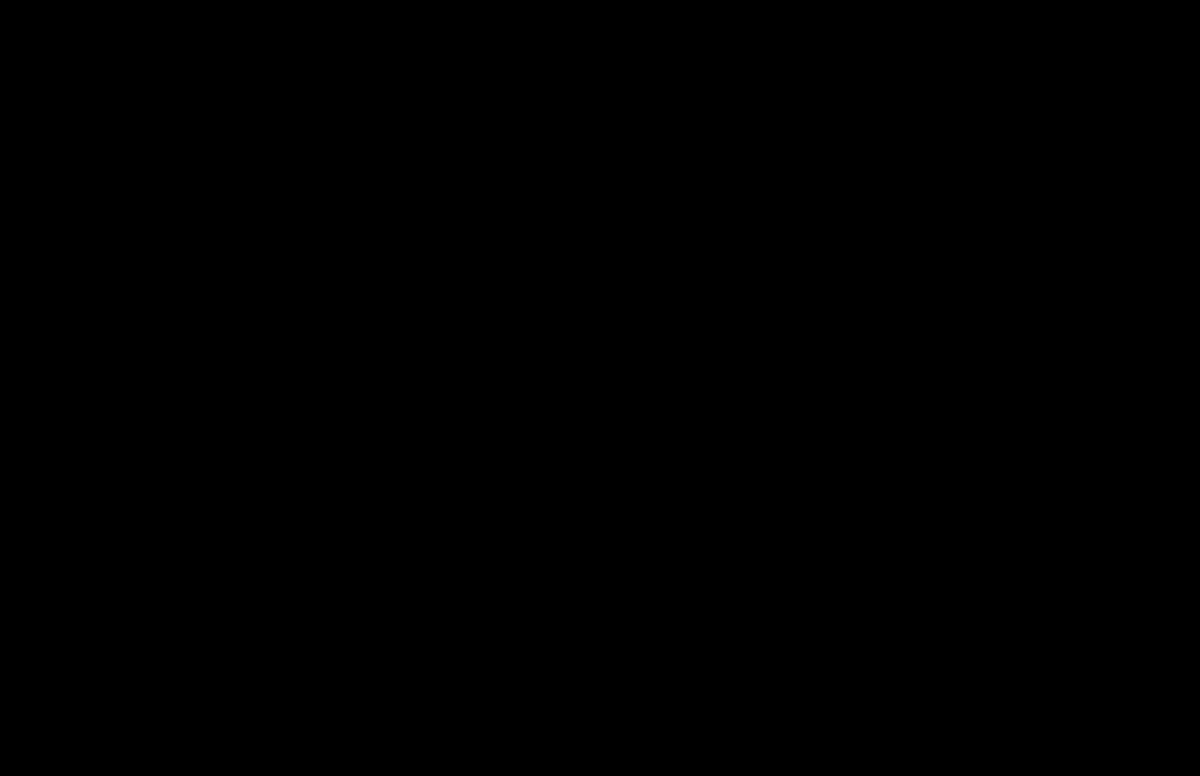
Frame 1 (no input)
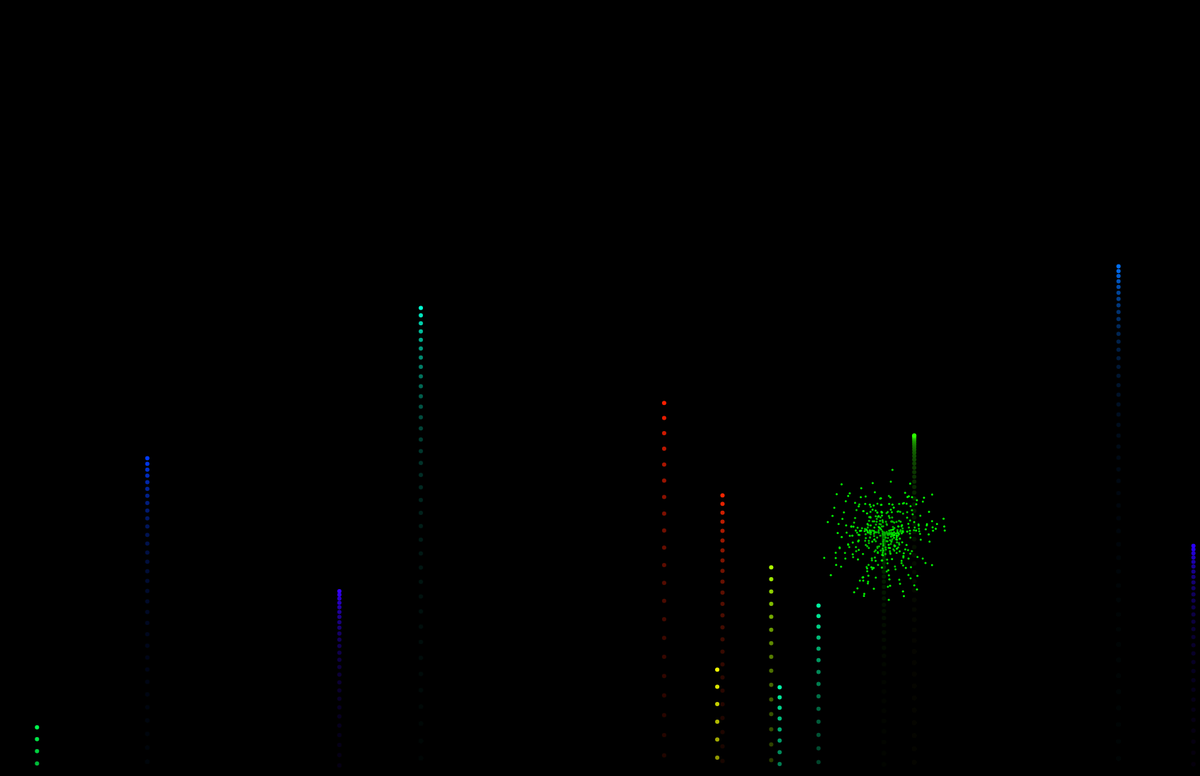
Frame 60 (no input)
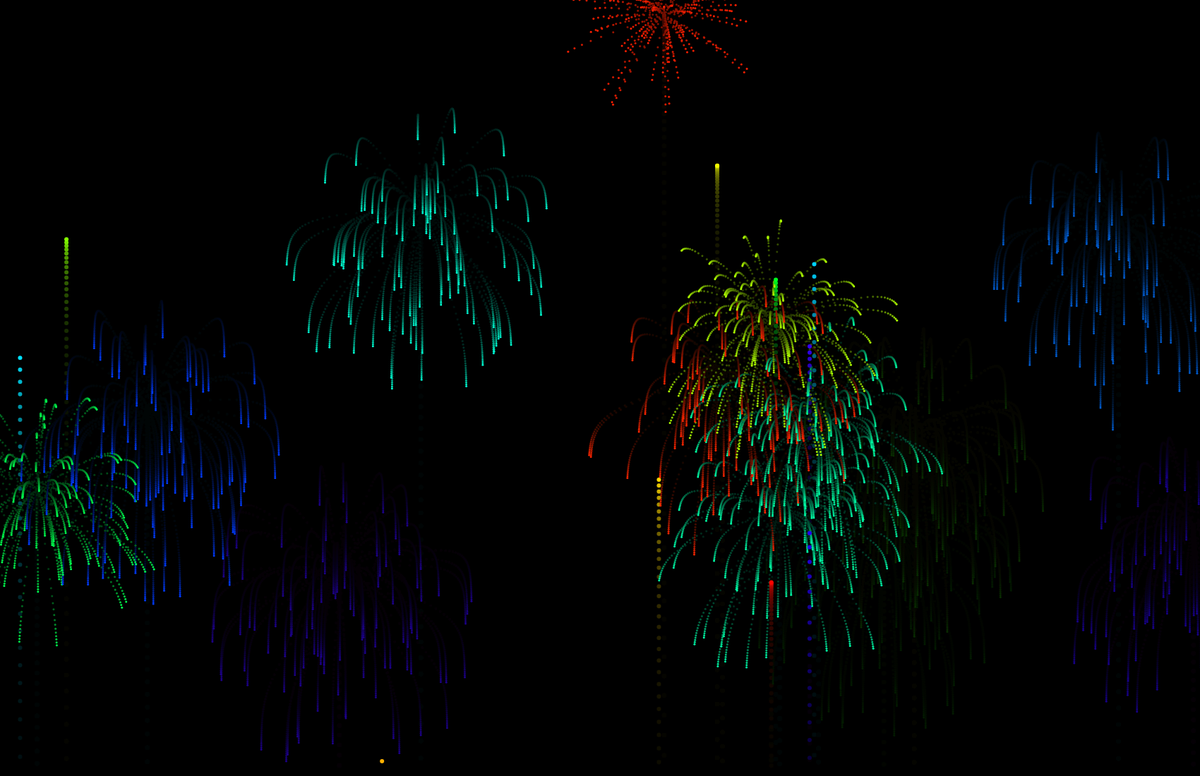
Frame 120 (the mouse pressed at the canvas centre since frame 60)

The p5.js sketch that drew these frames (run headless with seeded random() and noise() and a simulated clock; from frame 60 on, the mouse is pressed at the canvas centre):

// p5.js sketch
// ── sketch.js
var fireworks = [];
var gravity;

function setup(){
  createCanvas(1700, 1100);
  colorMode(HSB);
  gravity = createVector(0,0.4);
  stroke(255);
  strokeWeight(4);
  background(0);
}

function draw(){
  colorMode(RGB);
  background(0, 0, 0,25);
  if (random(1) < 0.15){
    fireworks.push(new Firework());
  }
  for (var i = fireworks.length-1; i >= 0; i--){
    fireworks[i].update();
    fireworks[i].show();
    if(fireworks[i].done()){
      fireworks.splice(i, 1);
    }
  }
}

// ── firework.js
function Firework(){


  this.hu = random(255);
  console.log(this.hu)
  this.firework = new Particle(random(width), height, this.hu, true);
  this.exploded = false;
  this.particles = [];


  this.done = function(){
    if (this.exploded && this.particles.length === 0){
      return true;
    }else{
      return false;
    }
  }

  this.update = function(){
    if (!this.exploded){
      this.firework.applyForce(gravity);
      this.firework.update();
      if (this.firework.vel.y >= 0) {
        this.exploded = true;
        this.explode();
      }
    }
    for (var i = this.particles.length-1; i >= 0; i--){
      this.particles[i].applyForce(gravity);
      this.particles[i].update();
      if(this.particles[i].done()){
        this.particles.splice(i, 1);
      }
    }
  }

  this.explode = function(){
    for (var i = 0; i < 100; i++){
      var p = new Particle(this.firework.pos.x, this.firework.pos.y, this.hu, false);
      this.particles.push(p);
    }
  }

  this.show = function(){
    if (!this.exploded){
      this.firework.show();
    }
    for (var i = 0; i < this.particles.length; i++){
      this.particles[i].show();
    }
  }
}

// ── particle.js
function Particle(x, y, hu, firework){
  this.pos = createVector(x,y);
  this.firework = firework;
  this.lifespan = 255;
  this.hu = hu;


  if (this.firework){
    this.vel = createVector(0,random(-30, -15));
  }else{
    this.vel = p5.Vector.random2D();
    this.vel.mult(random(5, 35));
  }
  this.acc = createVector(0,0);

  this.applyForce = function(force) {
    this.acc.add(force);
  }

  this.update = function(){
    if (!this.firework){
      this.vel.mult(0.85);
      this.lifespan -= 6;
    }
    this.vel.add(this.acc);
    this.pos.add(this.vel);
    this.acc.mult(0);
  }

  this.done = function(){
    if(this.lifespan < 0){
      return true;
    }else {
      return false;
    }
  }

  this.show = function(){
    colorMode(HSB);
    if(!this.firework){
      strokeWeight(3);
      stroke(hu, 255, 255, this.lifespan);
    }else{
      strokeWeight(6);
      stroke(hu, 255,255)
    }
    point(this.pos.x, this.pos.y);
  }

}
